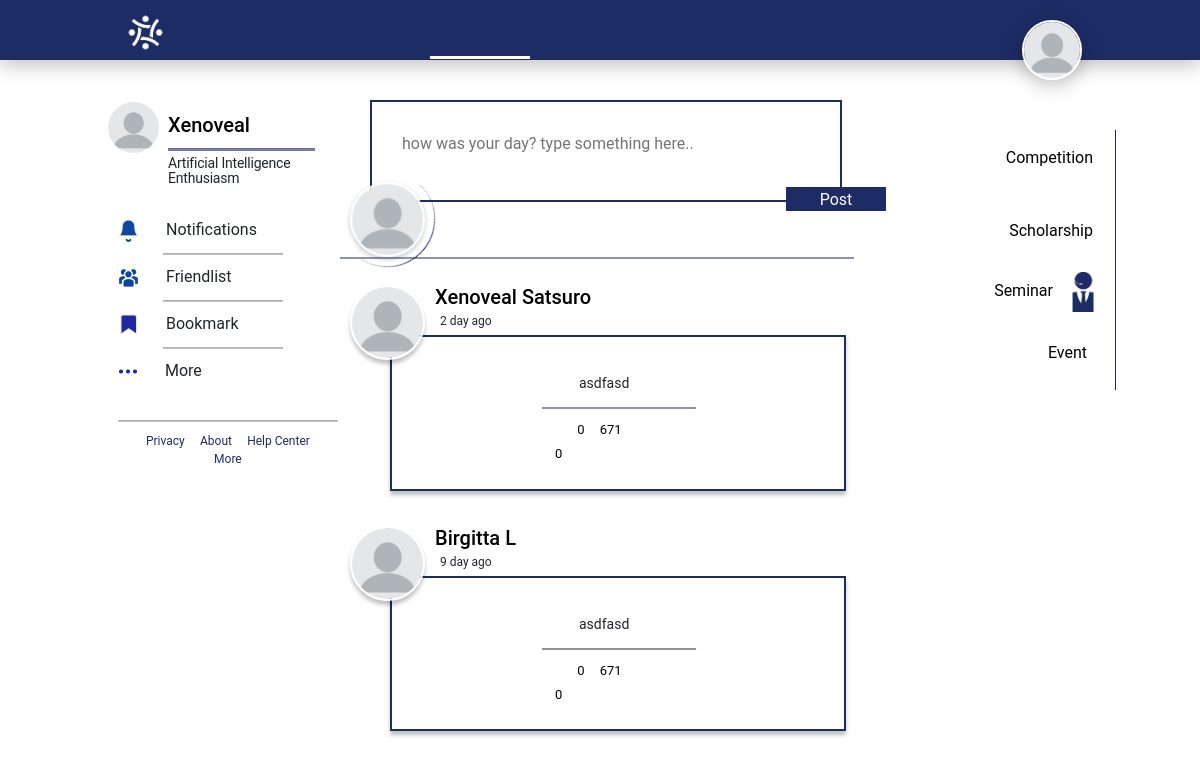
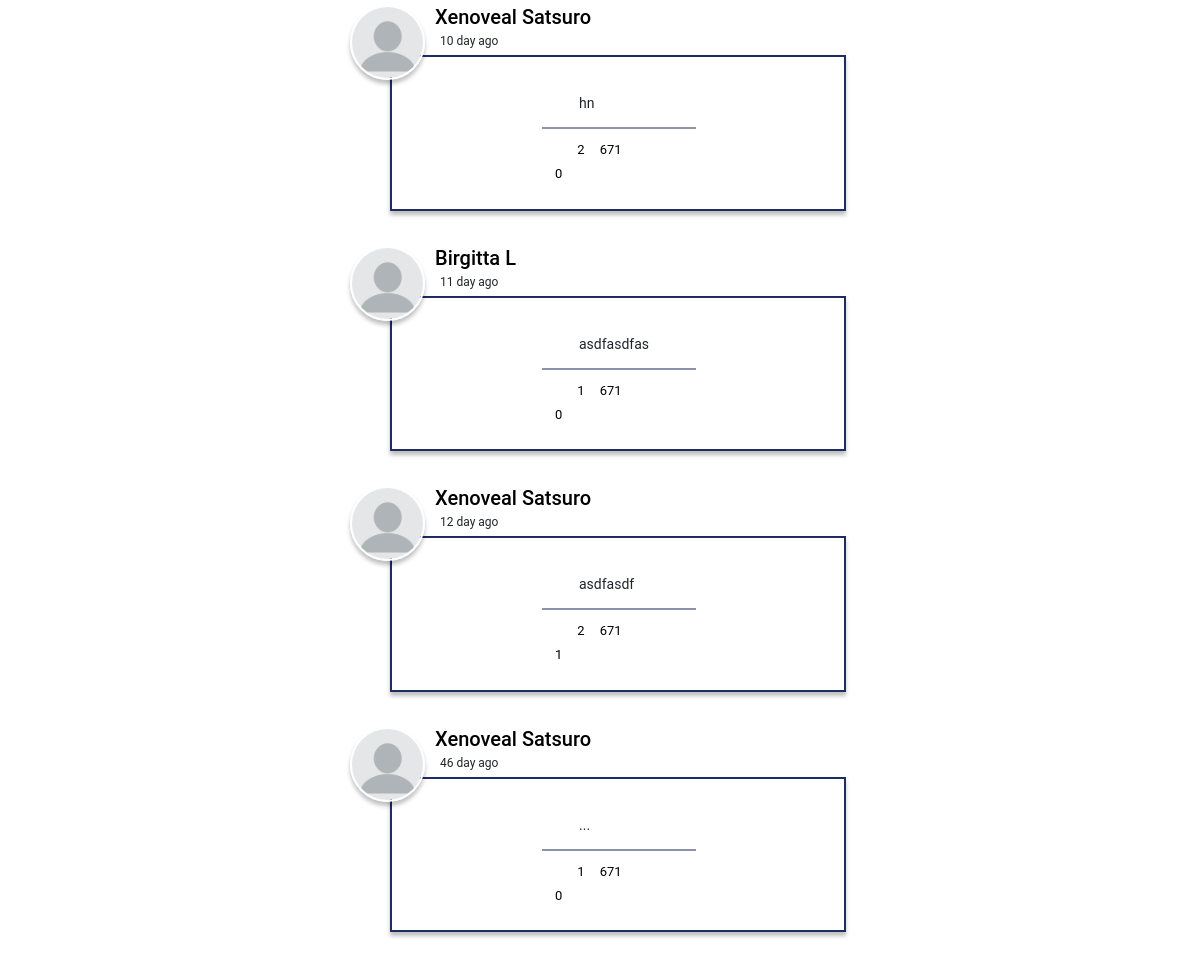
The app's page /feed/ (signed in), older data (2 pictures, top to bottom).
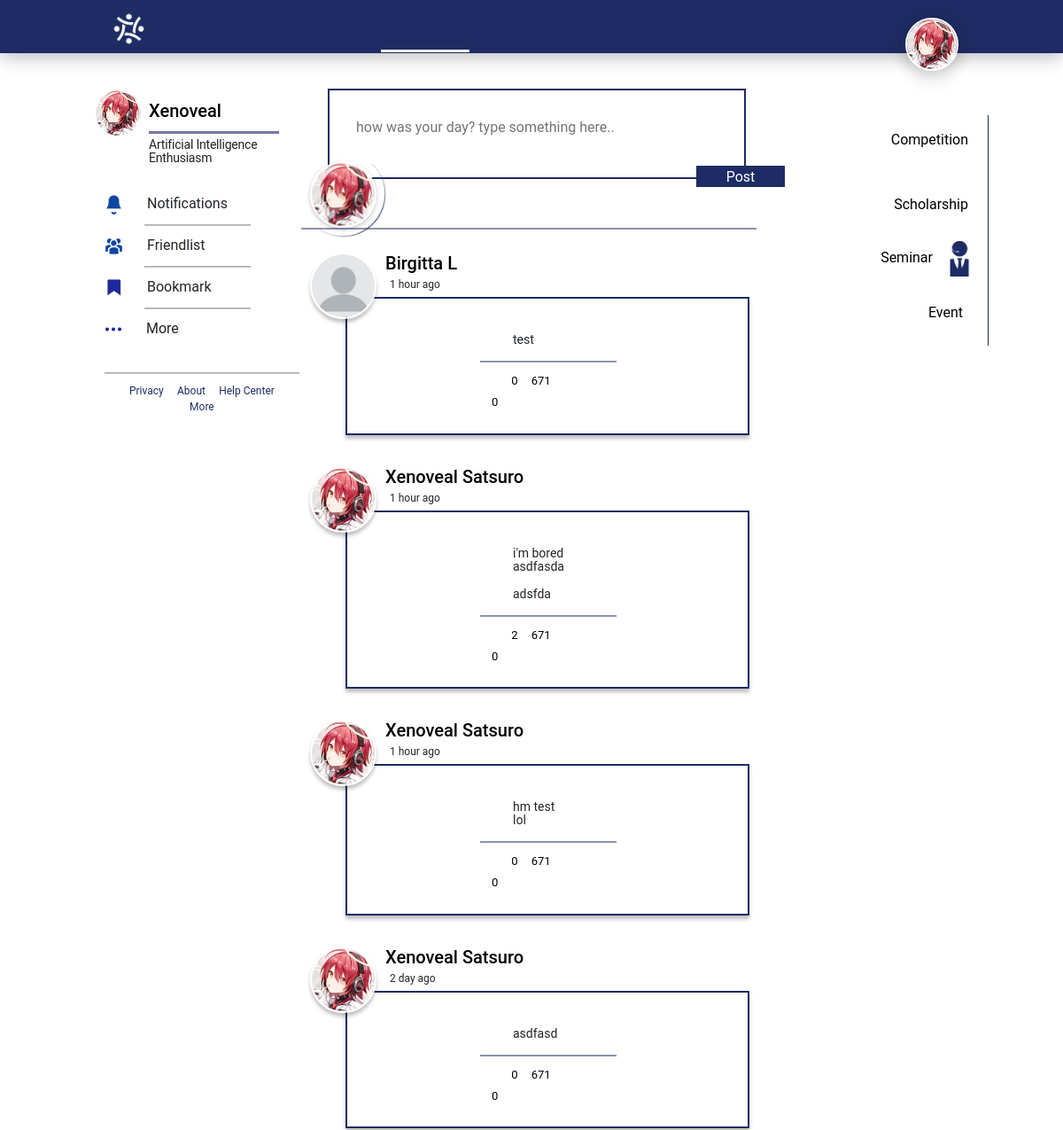
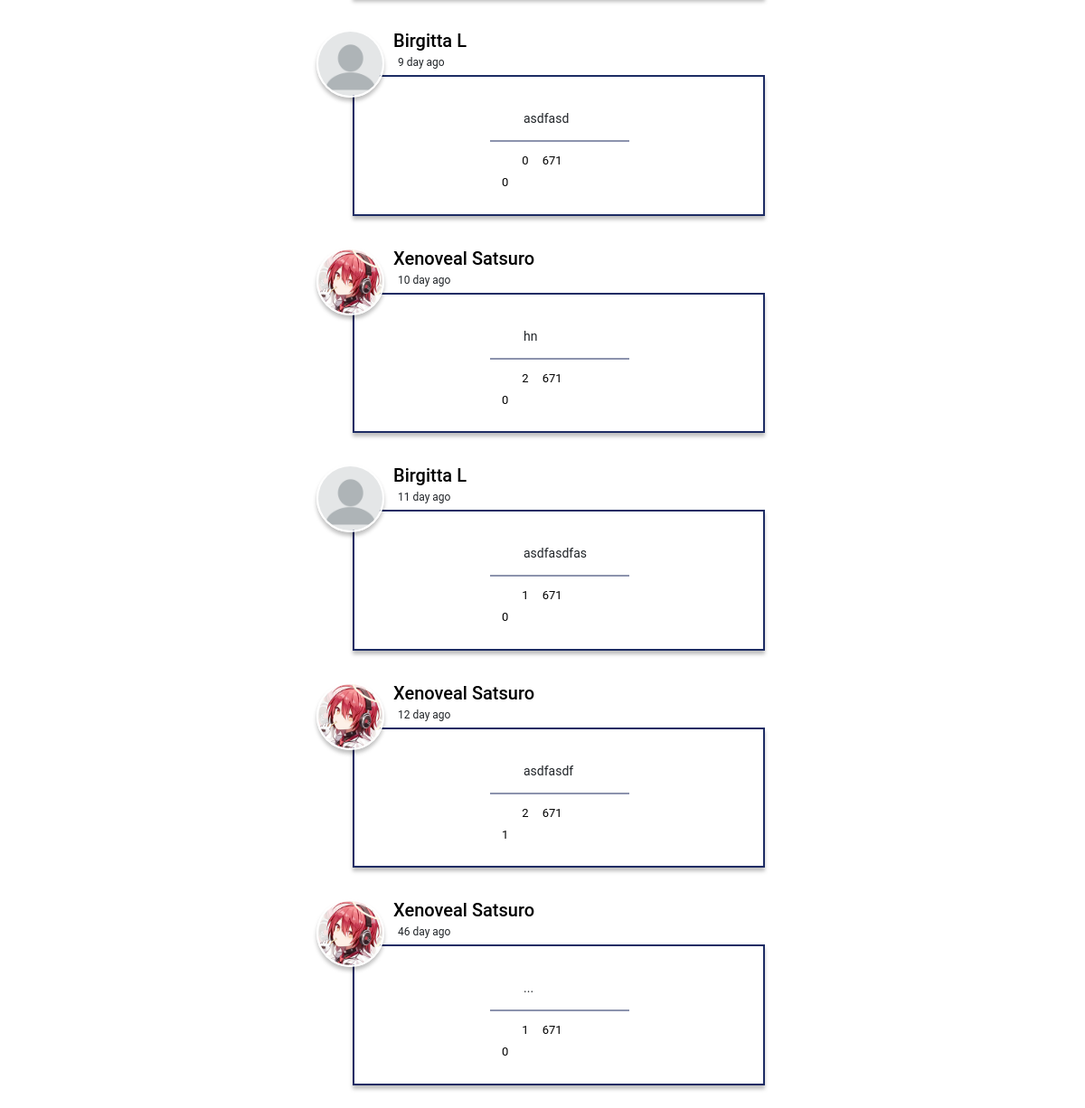
The same page, newer data (2 pictures, top to bottom).
### timelines/models.py (models this page shows, shortened)
class PrivatePost(models.Model):
    username = models.ForeignKey(User, on_delete = models.CASCADE, related_name="posted") #who posted
    paragraph = models.TextField(max_length=300)
    liked = models.ManyToManyField(User, related_name="liked", blank=True) #who like
    bookmarked = models.ManyToManyField(User, related_name="bookmarked", blank=True) #who bookmark
    timestamp = models.DateTimeField(auto_now_add=True)
    def count_liked(self):
        return f"{self.liked.count()}"
    def count_comment(self):
        return f"{self.have_comment.count()}"
    def get_comment(self):
        comments = self.have_comment.all()
        return list(comments)

### user/models.py (models this page shows, shortened)
class UserExtend(models.Model):
    user = models.OneToOneField(User, on_delete=models.CASCADE, primary_key=True)
    verified = models.BooleanField(default=False)
    profileImg = models.ImageField(blank=True, upload_to="galery")

### timelines/views.py (the view)
# urls.py: path('', views.index, name="blog"),
@login_required
def index(requests, sort_type="desc"):
    liked = requests.user.liked.all()
    comment_liked = requests.user.liked_comment.all()
    bookmarked = requests.user.bookmarked.all()
    context = {
        'page': 'timeline',
        'categories': Category.objects.all(),
        'posts': PrivatePost.objects.all(),
        'login': requests.user.is_authenticated,
        'user': requests.user,
        'liked': liked,
        'comment_liked': comment_liked,
        'bookmarked': bookmarked,
        'extended': UserExtend.objects.get(user=requests.user),
        'desc': True,
    }
    if(sort_type == "desc"):
        context["posts"] = context["posts"].order_by('-timestamp')
    else:
        context["posts"] = context["posts"].order_by('timestamp')
        context["desc"] = False
    for i in context["posts"]:
        i.extend = UserExtend.objects.get(user=i.username)
        dt = i.timestamp
        day, hour, mins, sec = get_time(dt)
        i.diff = select_time_to_show(day, hour, mins, sec)
        i.comments = i.get_comment()
        for j in i.comments:
            j.extend = UserExtend.objects.get(user=j.username)
            dt = j.timestamp
            day, hour, mins, sec = get_time(dt)
            j.diff = select_time_to_show(day, hour, mins, sec)
    return render(requests, "timelines/index.html", context)

### timelines/models.py (called while the page is built)
    def count_liked(self):
        return f"{self.commentLike.count()}"

### timelines/others.py (called while the page is built)
def get_time(dt):
    now = datetime.datetime.now(datetime.timezone.utc)
    time = now - dt
    sec = time.total_seconds()
    day = divmod(sec, 24*60*60)[0]
    hour = divmod(sec, 60*60)[0] - day*24
    mins = divmod(sec, 60)[0] - hour*60
    sec = sec - mins*60
    return day, hour, mins, sec

def select_time_to_show(day, hour, mins, sec):
    if(day<1):
        if(hour<1):
            if(mins<1):
                return str(int(sec))+' seconds ago'
            return str(int(mins))+' mins ago'
        return str(int(hour))+' hour ago'
    return str(int(day))+' day ago'

### timelines/templates/timelines/index.html (shortened to what this page needs)
{% extends "timelines/layout.html" %}
{% load static %}
{% block css %}
<link rel="stylesheet" href="{% static 'timelines/css/timeline.css' %}">
{% endblock %}
{% block body %}
<section>
    <div class="container">
        <div class="posting">
            <form action="{% url 'post' %}" method="POST">
                <div class="input">
                    <textarea name="paragraph" placeholder="how was your day? type something here.."></textarea>
                </div>
                <div class="round">
                    {% if extended.profileImg %}
                    <img src="{{ extended.profileImg.url }}" alt="profile picture">
                    {% else %}
                    <img src="{% static 'user/img/profile_default.png' %}" alt="profile-photo">
                    {% endif %}
                </div>
                <button class="submit">Post</button>
            </form>
        </div>
        <div class="break">
            <hr>
        </div>
        {% for post in posts %}
        <div class="user-post">
            <div class="head">
                <div class="pict">
                    {% if post.extend.profileImg %}
                    <img src="{{ post.extend.profileImg.url }}" alt="profile picture">
                    {% else %}
                    <img src="{% static 'user/img/profile_default.png' %}" alt="profile-photo">
                    {% endif %}
                </div>
                <div class="desc">
                    <h5><a href="">{{ post.username.first_name }} {{ post.username.last_name }}</a></h5>
                    <div class="time">
                        <p>{{ post.diff }}</p>
                    </div>
                </div>
            </div>
            <div class="inner-wrap">
                <div class="inner">
                    <p>{{ post.paragraph|linebreaks }}</p>
                    <hr>
                    <div class="icon">
                        <div>
                            {% if post not in liked %}
                            <form action="{% url 'like' post.id %}" method="POST">
                                <button type="submit" style="border: none; background: none; outline: none; padding: 0;">
                                    <div onclick="like('like{{ post.id }}')" id="like{{ post.id }}" style=" margin-left: 0;">
                                        <span class="total" style="position: relative; top: -2px;">{{ post.count_liked }}</span>
                                    </div>
                                </button>
                            </form>
                            {% endif %}
                        </div>
                        <div>
                            <span class="total">{{ post.count_comment }}</span>
                        </div>
                        <div>
                            <span class="total">671</span>
                        </div>
                    </div>
                </div>
            </div>
        </div>
        {% endfor %}
    </div>
</section>
{% endblock%}

### timelines/templates/timelines/layout.html (shortened to what this page needs)
{% load static %}
<!DOCTYPE html>
<html lang="en">
<head>
     <link rel="stylesheet" href="https://maxcdn.bootstrapcdn.com/bootstrap/4.0.0/css/bootstrap.min.css">
     {% block css %}{% endblock %}
     <link rel="stylesheet" href="{% static 'timelines/css/style.css' %}">
</head>
<body>
     <header>
          <div class="container">
               <nav class="top">
                   <div class="row">
                       <li class="logo col-lg-4 col-md-3 col-sm-2"><a href="{% url 'index' %}"><img src="{% static 'timelines/img/logo_bg_transparent.png' %}" alt="logo"></a></li>
                       <ul class="main-nav col-lg-4 col-md-6 col-sm-8">
                           <a href="{% url 'index' %}">
                               <li class="{% if page == 'timeline' %}active{% endif %}">
                               </li>
                           </a>
                           <a href="{% url 'information' 'competition' %}">
                               <li class="{% if page == 'information' %}active{% endif %}">
                               </li>
                           </a>
                            <a href="{% url 'collaboration' %}"><li class="{% if page == 'collaboration' %}active{% endif %}"></li></a>
                       </ul>
                       <li class="profile col-lg-4 col-md-3 col-sm-2">
                            {% if extended.profileImg %}
                            <img src="{{ extended.profileImg.url }}" alt="profile picture">
                            {% else %}
                            <img src="{% static 'user/img/profile_default.png' %}" alt="profile-photo">
                            {% endif %}
                        </li>
                   </div>
               </nav>
               <nav class="left">
                   <div class="user">
                       <ul class="description">
                           <li class="profile">
                                {% if extended.profileImg %}
                                <img src="{{ extended.profileImg.url }}" alt="profile picture">
                                {% else %}
                                <img src="{% static 'user/img/profile_default.png' %}" alt="profile-photo">
                                {% endif %}
                            </li>
                            <li>
                               <a href="">
                                   <h6>{{ user.first_name }}</h6>
                               </a>
                               <hr>
                               <p>Artificial Intelligence Enthusiasm</p>
                           </li>
                       </ul>
                       <ul class="menu">
                           <li><img src="{% static 'timelines/img/notif.png' %}" alt="notif">Notifications</li>
                           <hr>
                           <li><img src="{% static 'timelines/img/Friendlist.png' %}" alt="Friendlist">Friendlist</li>
                           <hr>
                           <li><img src="{% static 'timelines/img/bookmark.png' %}" alt="bookmark">Bookmark</li>
                           <hr>
                           <li><img src="{% static 'timelines/img/More.png' %}" alt="more">More</li>
                       </ul>
                   </div>
                   <div class="foot">
                       <hr>
                       <a href="">Privacy&ensp;&ensp;</a>
                       <a href="">About&ensp;&ensp;</a>
                       <a href="">Help Center</a>
                       <br>
                       <a href="">More</a>
                   </div>
               </nav>
               <nav class="right">
                   <div class="information">
                       <a href="{% url 'information' 'competition' %}">
                           <li>Competition</li>
                       </a>
                       <a href="{% url 'information' 'scholarship' %}">
                           <li>Scholarship</li>
                       </a>
                       <a href="{% url 'information' 'seminar' %}">
                           <li>Seminar<img src="{% static 'timelines/img/seminar.png' %}" alt=""></li>
                       </a>
                       <a href="{% url 'information' 'event' %}">
                           <li>Event</li>
                       </a>
                   </div>
               </nav>
          </div>
     </header>
     {% block body %}{% endblock %}
</body>
</html>

### timelines/static/timelines/css/timeline.css (style rules this page uses)
section .container .posting, section .container .user-comment { display: flex; justify-content: center; text-align: center; }
section .container .posting .input, section .container .user-comment .input { width: 39.338731443994604vw; height: 102px; border: 2px solid #1D2C64; }
section .container .posting .input textarea, section .container .user-comment .input textarea { width: 100%; height: 100%; outline: none; border: none; resize: none; padding: 30px; }
section .container .posting .round, section .container .user-comment .round { width: 95px; height: 95px; border-radius: 100px; border-right: 1px solid #1D2C64; transform: rotate(40deg); position: relative; top: -30px; left: -30px; }
section .container .posting .round img, section .container .user-comment .round img { width: 75px; height: 75px; margin-top: 10px; border: 2px solid white; border-radius: 100px; transform: rotate(-40deg); box-shadow: 0px 2px 5px rgba(0, 0, 0, 0.25); }
section .container .user-post, section .container .user-post-small { margin-left: -25px; }
section .container .user-post .head, section .container .user-post-small .head { display: flex; margin-top: 10px; position: relative; z-index: 1; }
section .container .user-post .head .pict img, section .container .user-post-small .head .pict img { width: 75px; height: 75px; border: 2px solid white; border-radius: 100px; box-shadow: 0px 4px 4px rgba(0, 0, 0, 0.25); }
section .container .user-post .head .desc, section .container .user-post-small .head .desc { margin-left: 10px; font-size: 18px; }
section .container .user-post .head .desc h5, section .container .user-post-small .head .desc h5 { cursor: pointer; }
section .container .user-post .head .desc p, section .container .user-post-small .head .desc p { font-size: 12px; }
section .container .user-post .head .desc .time, section .container .user-post-small .head .desc .time { margin-top: -5px; display: flex; }
section .container .user-post .head .desc .time p, section .container .user-post-small .head .desc .time p { margin-left: 5px; }
section .container .user-post .inner-wrap, section .container .user-post-small .inner-wrap { width: 38vw; margin-left: 40px; box-shadow: 0px 4px 4px rgba(0, 0, 0, 0.25); border: 2px solid #1D2C64; padding: 2px; place-items: center; position: relative; top: -25px; }
section .container .user-post .inner-wrap .inner, section .container .user-post-small .inner-wrap .inner { background: white; padding: 21px; font-size: 24px; }
section .container .user-post .inner-wrap .inner p, section .container .user-post-small .inner-wrap .inner p { margin-left: 39px; margin-right: 10px; text-align: justify; font-size: 14px; line-height: 15px; }
section .container .user-post .inner-wrap .inner hr, section .container .user-post-small .inner-wrap .inner hr { width: 154px; margin-top: 5px; margin-bottom: 11px; height: 1px; margin-left: 2px; background: #1D2C64; opacity: 0.5; }
section .container .user-post .inner-wrap .inner .icon, section .container .user-post-small .inner-wrap .inner .icon { display: flex; color: #787CA9; }
section .container .user-post .inner-wrap .inner .icon div, section .container .user-post-small .inner-wrap .inner .icon div { margin-left: 15px; display: flex; flex-direction: column; }
section .container .user-post .inner-wrap .inner .icon div .total, section .container .user-post-small .inner-wrap .inner .icon div .total { font-size: 13px; color: black; }
section { width: 100%; margin-top: 100px; width: 41vw; margin-left: 30vw; }
section .container { display: flex; flex-direction: column; }
section .container .posting button { background: #1D2C64; color: white; cursor: pointer; width: 100px; height: 24px; border: none; outline: none; position: relative; top: -110px; left: 230px; }
section .container .break { margin-top: -70px; text-align: right; color: #1D2C64; position: relative; z-index: 3; }
section .container .break hr { width: 42.8vw; margin-top: 5px; margin-left: -35px; opacity: 50%; height: 1px; background: #1D2C64; }

Row changes from the older to the newer data that the page shows:
now on this page (row edited): UserExtend: profileImg (picture)
added PrivatePost: username.first_name "Birgitta", username.last_name "L", diff "1 hour ago", paragraph "test", count_liked "0", count_comment "0"
added PrivatePost: extend.profileImg (picture), username.first_name "Xenoveal", username.last_name "Satsuro", diff "1 hour ago", paragraph "i'm bored asdfasda adsfda", count_liked "0", count_comment "2"
added PrivatePost: extend.profileImg (picture), username.first_name "Xenoveal", username.last_name "Satsuro", diff "1 hour ago", paragraph "hm test lol", count_liked "0", count_comment "0"
changed through a linked row, PrivatePost "2 day ago": extend.profileImg: picture added
changed through a linked row, PrivatePost "hn": extend.profileImg: picture added
changed through a linked row, PrivatePost "asdfasdf": extend.profileImg: picture added
changed through a linked row, PrivatePost "46 day ago": extend.profileImg: picture added
